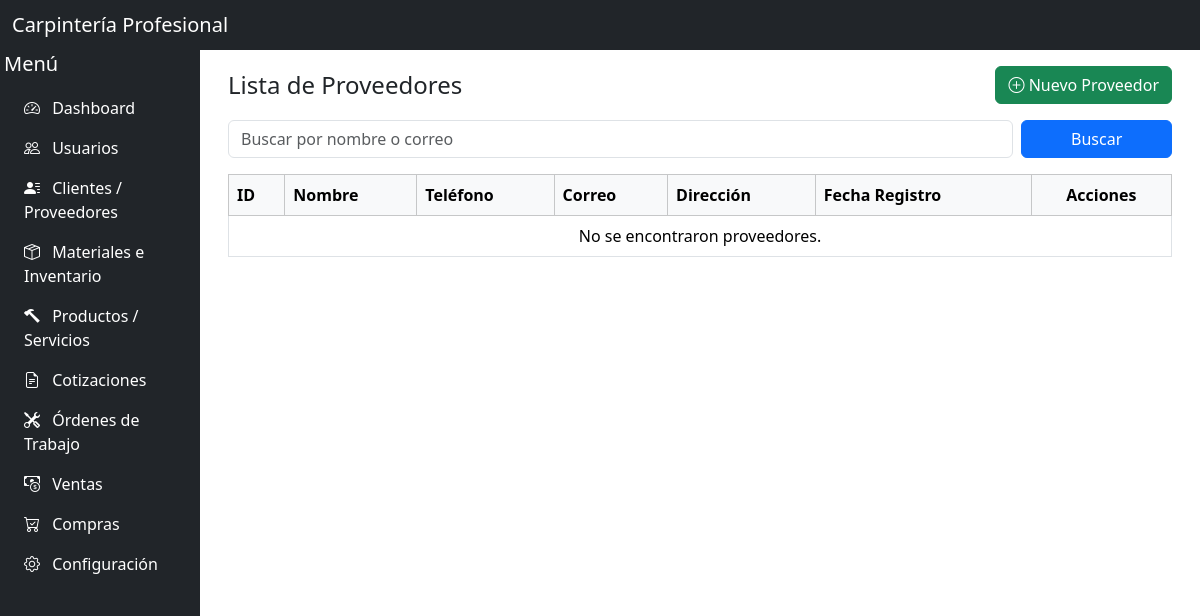
Page /dashboard/proveedores.php on the earlier database version.
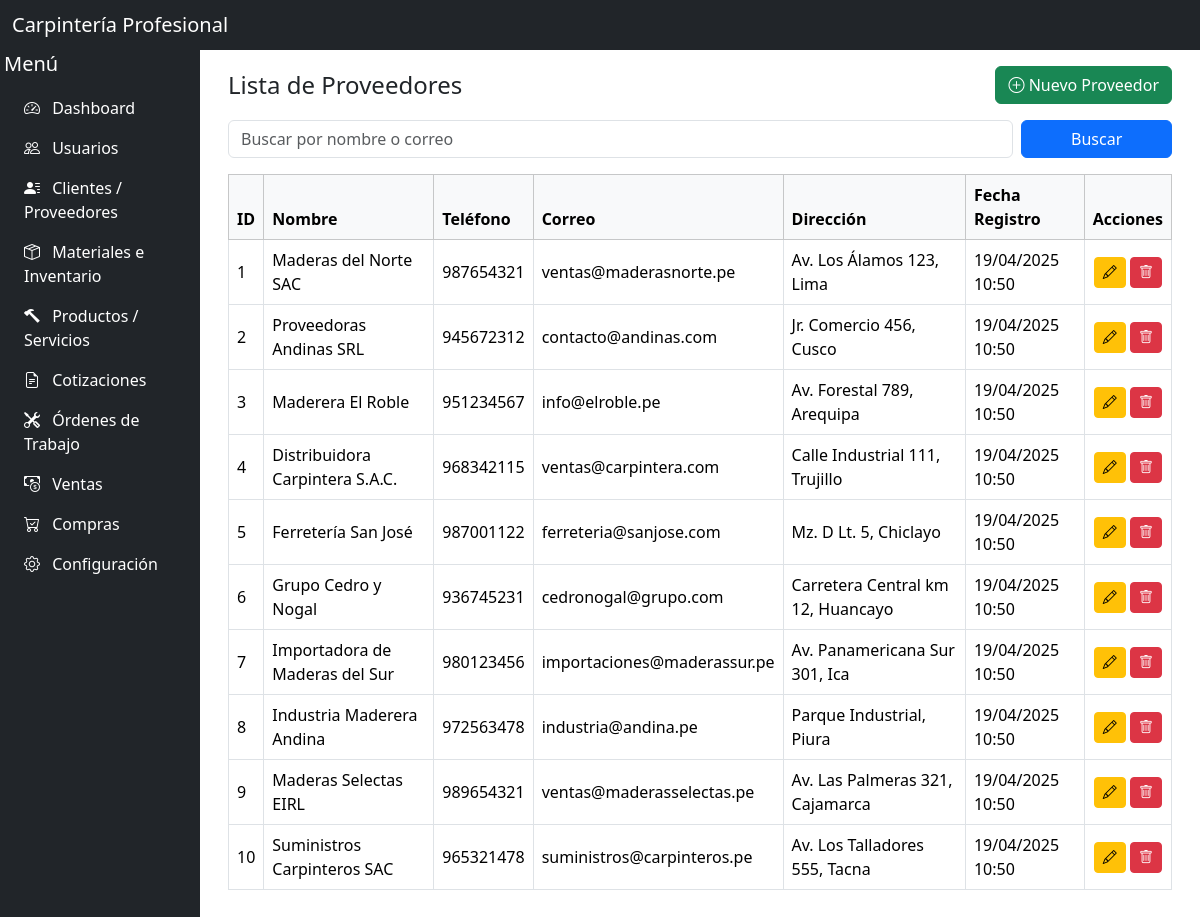
Same page on the later database version.
### tables this page shows
CREATE TABLE `proveedores` (
  `id` int(11) NOT NULL,
  `nombre` varchar(100) NOT NULL,
  `telefono` varchar(20) DEFAULT NULL,
  `correo` varchar(100) DEFAULT NULL,
  `direccion` varchar(255) DEFAULT NULL,
  `fecha_registro` timestamp NOT NULL DEFAULT current_timestamp()
);

### dashboard/proveedores.php (the view, shortened to what this page needs)
<?php
require_once("../includes/conexion.php");
$buscar = trim($_GET['buscar'] ?? '');
$pagina = isset($_GET['pagina']) && is_numeric($_GET['pagina']) ? (int)$_GET['pagina'] : 1;
$por_pagina = 10;
$offset = ($pagina - 1) * $por_pagina;
$where = '';
$sql = "SELECT * FROM proveedores $where ORDER BY fecha_registro DESC LIMIT :offset, :limite";
$stmt = $pdo->prepare($sql);
$stmt->bindValue(':offset', $offset, PDO::PARAM_INT);
$stmt->bindValue(':limite', $por_pagina, PDO::PARAM_INT);
$stmt->execute();
$proveedores = $stmt->fetchAll(PDO::FETCH_ASSOC);
?>
<?php
include '../includes/header.php';
include '../includes/nav.php';
include '../includes/sidebar.php';
?>
<main class="flex-grow-1 overflow-auto p-3" id="mainContent">
    <div class="container-fluid">
    <div class="d-flex justify-content-between align-items-center mb-3">
        <h4 class="mb-0">Lista de Proveedores</h4>
        <a href="registrar_proveedor.php" class="btn btn-success">
            <i class="bi bi-plus-circle"></i> Nuevo Proveedor
        </a>
    </div>
    <form method="GET" class="row g-2 mb-3">
        <div class="col-md-10 col-8">
            <input type="text" name="buscar" class="form-control" placeholder="Buscar por nombre o correo" value="<?= htmlspecialchars($buscar) ?>">
        </div>
        <div class="col-md-2 col-4">
            <button type="submit" class="btn btn-primary w-100">Buscar</button>
        </div>
    </form>
    <div class="table-responsive">
        <table class="table table-bordered table-hover align-middle">
            <thead class="table-light">
                <tr>
                    <th>ID</th>
                    <th>Nombre</th>
                    <th>Teléfono</th>
                    <th>Correo</th>
                    <th>Dirección</th>
                    <th>Fecha Registro</th>
                    <th class="text-center">Acciones</th>
                </tr>
            </thead>
            <tbody>
                <?php if ($proveedores): ?>
                    <?php foreach ($proveedores as $proveedor): ?>
                        <tr>
                            <td><?= $proveedor['id'] ?></td>
                            <td><?= htmlspecialchars($proveedor['nombre']) ?></td>
                            <td><?= htmlspecialchars($proveedor['telefono']) ?></td>
                            <td><?= htmlspecialchars($proveedor['correo']) ?></td>
                            <td><?= htmlspecialchars($proveedor['direccion']) ?></td>
                            <td><?= date('d/m/Y H:i', strtotime($proveedor['fecha_registro'])) ?></td>
                            <td class="text-center">
                                <a href="editar_proveedor.php?id=<?= $proveedor['id'] ?>" class="btn btn-sm btn-warning">
                                    <i class="bi bi-pencil"></i>
                                </a>
                                <a href="eliminar_proveedor.php?id=<?= $proveedor['id'] ?>" class="btn btn-sm btn-danger" onclick="return confirm('¿Deseas eliminar este proveedor?');">
                                    <i class="bi bi-trash"></i>
                                </a>
                            </td>
                        </tr>
                    <?php endforeach; ?>
                <?php else: ?>
                    <tr><td colspan="7" class="text-center">No se encontraron proveedores.</td></tr>
                <?php endif; ?>
            </tbody>
        </table>
    </div>
</div>
</main>
<?php include_once("../includes/footer.php"); ?>

Differences in the rows shown:
added proveedores: id "1", nombre "Maderas del Norte SAC", telefono "987654321", correo "ventas@maderasnorte.pe", direccion "Av. Los Álamos 123, Lima", fecha_registro "19/04/2025 10:50"
added proveedores: id "2", nombre "Proveedoras Andinas SRL", telefono "945672312", correo "contacto@andinas.com", direccion "Jr. Comercio 456, Cusco", fecha_registro "19/04/2025 10:50"
added proveedores: id "3", nombre "Maderera El Roble", telefono "951234567", correo "info@elroble.pe", direccion "Av. Forestal 789, Arequipa", fecha_registro "19/04/2025 10:50"
added proveedores: id "4", nombre "Distribuidora Carpintera S.A.C.", telefono "968342115", correo "ventas@carpintera.com", direccion "Calle Industrial 111, Trujillo", fecha_registro "19/04/2025 10:50"
added proveedores: id "5", nombre "Ferretería San José", telefono "987001122", correo "ferreteria@sanjose.com", direccion "Mz. D Lt. 5, Chiclayo", fecha_registro "19/04/2025 10:50"
added proveedores: id "6", nombre "Grupo Cedro y Nogal", telefono "936745231", correo "cedronogal@grupo.com", direccion "Carretera Central km 12, Huancayo", fecha_registro "19/04/2025 10:50"
added proveedores: id "7", nombre "Importadora de Maderas del Sur", telefono "980123456", correo "importaciones@maderassur.pe", direccion "Av. Panamericana Sur 301, Ica", fecha_registro "19/04/2025 10:50"
added proveedores: id "8", nombre "Industria Maderera Andina", telefono "972563478", correo "industria@andina.pe", direccion "Parque Industrial, Piura", fecha_registro "19/04/2025 10:50"
added proveedores: id "9", nombre "Maderas Selectas EIRL", telefono "989654321", correo "ventas@maderasselectas.pe", direccion "Av. Las Palmeras 321, Cajamarca", fecha_registro "19/04/2025 10:50"
added proveedores: id "10", nombre "Suministros Carpinteros SAC", telefono "965321478", correo "suministros@carpinteros.pe", direccion "Av. Los Talladores 555, Tacna", fecha_registro "19/04/2025 10:50"
Other differences:
text no longer shown: "No se encontraron proveedores."
